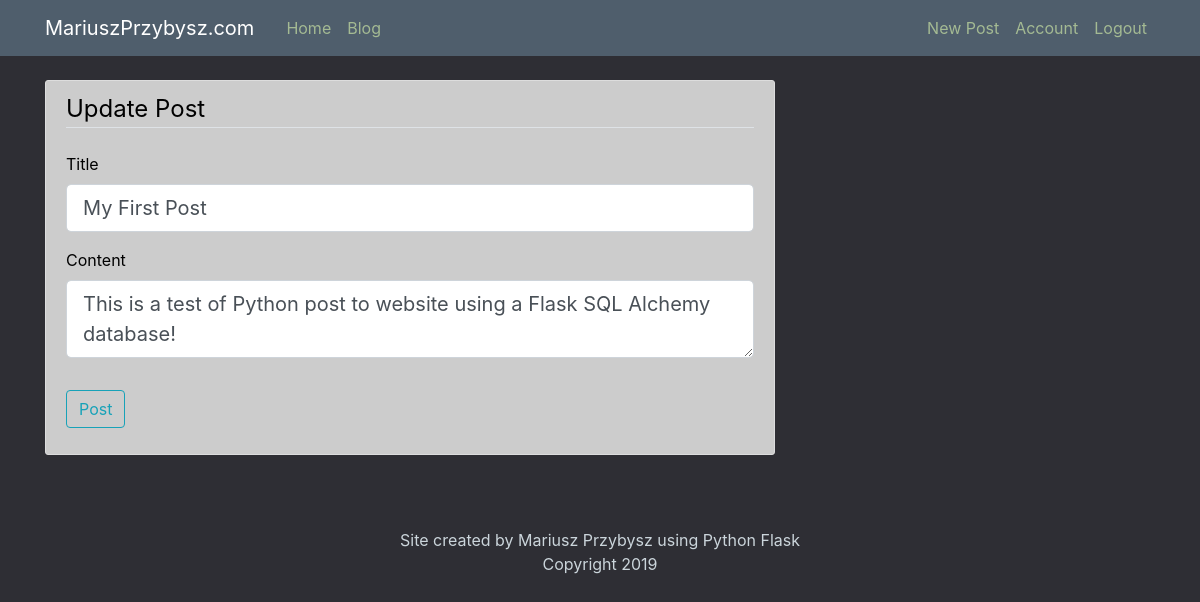
Screenshot of /post/1/update (signed in) with the database file from the repository.
### myproject/models.py (models this page shows, shortened)
class Post(db.Model):
    id=db.Column(db.Integer, primary_key=True)
    title=db.Column(db.String(100), nullable=False)
    date_posted=db.Column(db.DateTime, nullable=False, default=datetime.utcnow)
    content=db.Column(db.Text, nullable=False)
    user_id=db.Column(db.Integer, db.ForeignKey('user.id'), nullable=False)

### myproject/routes.py (the view)
@app.route("/post/<int:post_id>/update", methods=['GET', 'POST'])
@login_required
def update_post(post_id):
    post = Post.query.get_or_404(post_id)
    if post.author != current_user:
        abort(403)
    form = PostForm()
    if form.validate_on_submit():
        post.title = form.title.data
        post.content = form.content.data
        db.session.commit()
        flash('Your post has been updated!', 'success')
        return redirect(url_for('post', post_id=post.id))
    elif request.method == 'GET':
        form.title.data = post.title
        form.content.data = post.content
    return render_template('create_post.html', title='Update Post',
                           form=form, legend='Update Post')

### myproject/forms.py
class PostForm(FlaskForm):
    title = StringField('Title', validators=[DataRequired()])
    content = TextAreaField('Content', validators=[DataRequired()])
    submit = SubmitField('Post')

### myproject/models.py (called while the page is built)
@login_manager.user_loader
def load_user(user_id):
    return User.query.get(int(user_id))

### myproject/templates/create_post.html (shortened to what this page needs)
{% extends "layout.html" %}
{% block content %}
<div class="content-section">
    <form method="POST" action="">
        <fieldset class="form-group">
            <legend class="border-bottom mb-4">{{ legend }}</legend>
            <div class="form-group">
                {{ form.title.label(class="form-control-label") }}
                {% if form.title.errors %}
                    {{ form.title(class="form-control form-control-lg is-invalid") }}
                    <div class="invalid-feedback">
                        {% for error in form.title.errors %}
                            <span>{{ error }}</span>
                        {% endfor %}
                    </div>
                {% else %}
                    {{ form.title(class="form-control form-control-lg") }}
                {% endif %}
            </div>
            <div class="form-group">
                {{ form.content.label(class="form-control-label") }}
                {% if form.content.errors %}
                    {{ form.content(class="form-control form-control-lg is-invalid") }}
                    <div class="invalid-feedback">
                        {% for error in form.content.errors %}
                            <span>{{ error }}</span>
                        {% endfor %}
                    </div>
                {% else %}
                    {{ form.content(class="form-control form-control-lg") }}
                {% endif %}
            </div>
        </fieldset>
        <div class="form-group">
            {{ form.submit(class="btn btn-outline-info") }}
        </div>
    </form>
</div>
{% endblock content %}

### myproject/static/main.css (style rules this page uses)
body { background: #2e2e34; color: #cbd5db; margin-top: 5rem; }
.content-section { background: #cccccc; color: #000000; padding: 10px 20px; border: 1px solid #dddddd; border-radius: 3px; margin-bottom: 20px; }

### rows the page displays
Post: title "My First Post", content "This is a test of Python post to website using a Flask SQL Alchemy database!"

### other values shown
{{ legend }} "Update Post"
